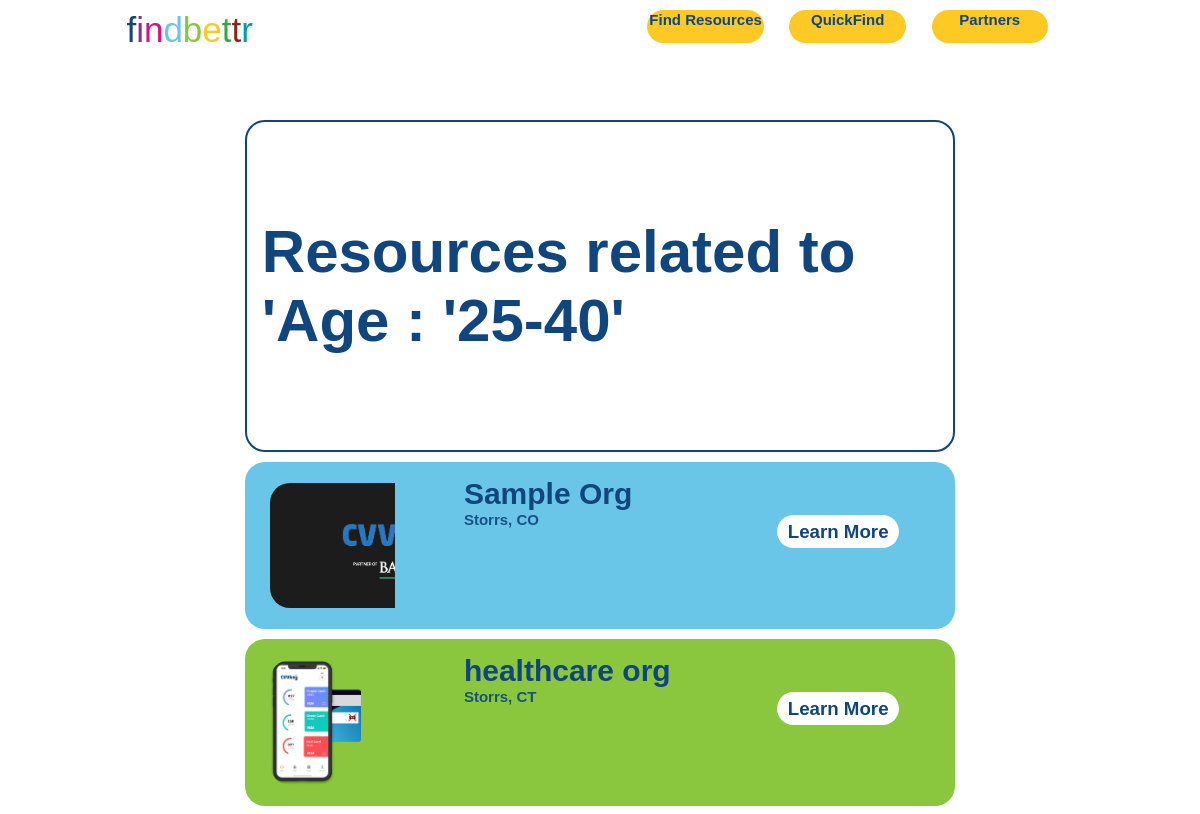
The app's page /results/Age/25-40, older data.
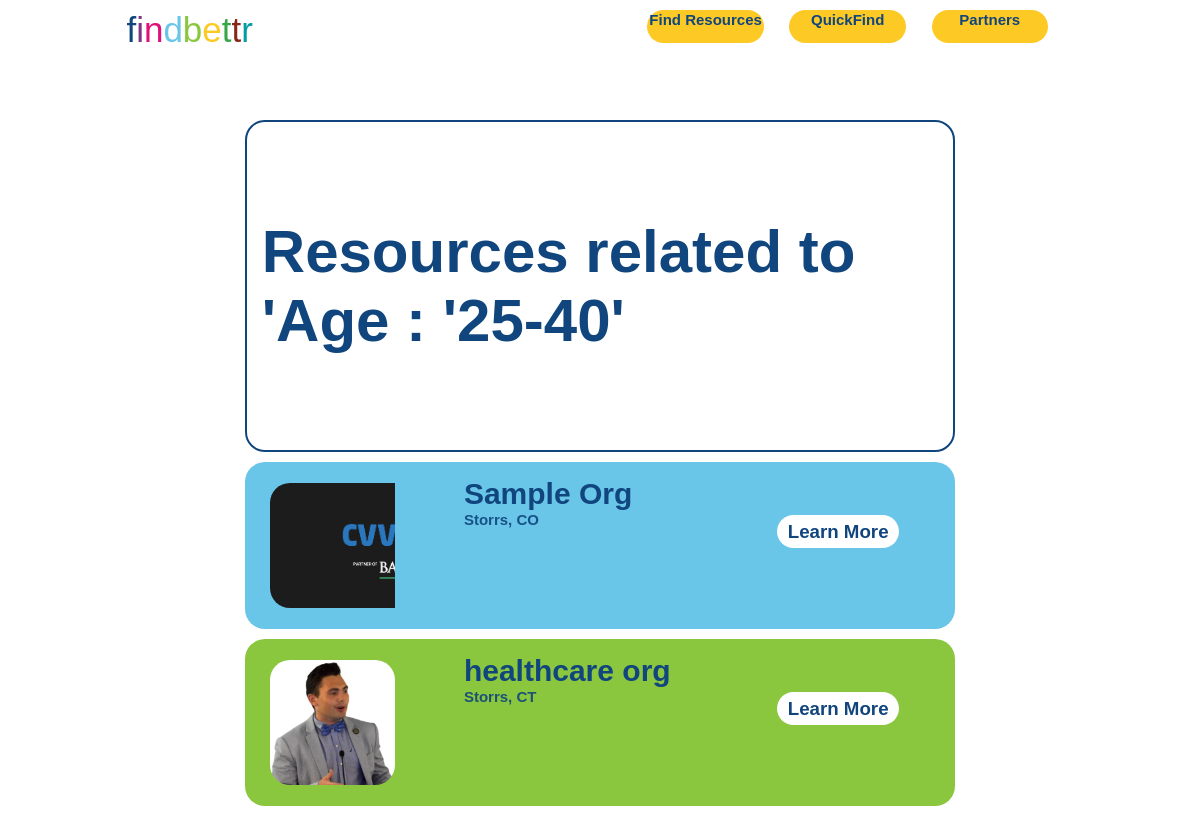
The same page, newer data.
### core/models.py (models this page shows, shortened)
class Organization(models.Model):
	name = models.CharField(max_length=200)
	street = models.CharField(max_length=300)
	city=models.CharField(max_length=100)
	state= models.CharField(blank=True, max_length=2, choices=STATE_CHOICES)
	zipcode = models.CharField(max_length=5)
	description = models.CharField(max_length=1000)
	tags=models.ManyToManyField(Tag)
	overall_tags = models.ManyToManyField(Arching_Tag)
	website=models.URLField(max_length=500)
	phone_number=models.CharField(max_length=12)
	email = models.EmailField(max_length=254)
	org_image = models.ImageField(upload_to=get_image_path, blank=True, null=True)
	contact_name = models.CharField(max_length=125)
	contact_phone_number=models.CharField(max_length=12)
	contact_email = models.EmailField(max_length=254)
	contact_image = models.ImageField(upload_to=get_image_path, blank=True, null=True)

### core/views.py (the view)
# urls.py: path("results/<str:semi_name>/<str:tag_name>", views.results_tagspecific, name="results tagspecific"),
def results_tagspecific(request, tag_name,semi_name):
	template=loader.get_template('core/results.html')
	context={
		'org_list': [[org] for org in Organization.objects.filter(tags__name=tag_name)],
		'tag':tag_name,
		'seminame':semi_name
	}
	return HttpResponse(template.render(context, request))

### core/templates/core/results.html (shortened to what this page needs)
<!DOCTYPE html>
<html>
<head>
{% load static %}
<link rel="stylesheet" href="{% static 'core/main.css' %}">
</head>
<body class="results">
<div class="navbar">
	<div class="logo">
		<a href="../.." style="text-decoration: none"><p style="margin:0px"><span style="color:#10457d">f</span><span style="color:#7f3583">i</span><span style="color:#df1078">n</span><span style="color:#69c6e8">d</span><span style="color:#8bc73e">b</span><span style="color:#fdc924">e</span><span style="color:#37a649">t</span><span style="color:#862818">t</span><span style="color:#009ea1">r</span></p></a>
	</div>
		<a href="../../aboutme" class="navtab" style="grid-column:3">Find Resources</a>
		<a href="../../quickfind" class="navtab" style="grid-column:4">QuickFind</a>
		<a href="../../forpartners" class="navtab" style="grid-column:5">Partners</a>
</div>
<div class = "wrapper">
<div class="div-title">
{% if tag %}
<h4 class="result-title">Resources related to {% if seminame %}'{{ seminame }} : {% endif %} {% if tag %} '{{ tag }}' {% endif %}</h4>
{% endif %}
</div>
{% for org in org_list %}
<div class="org-box">
	<div class="image-box">
		<img class = "org-image" src="../../{{ org.0.org_image }}">
	</div>
	<div class="info-box">
		<h5 class="org-title">{{ org.0.name }}</h5><br>
		<h5 class="org-detail">{{ org.0.city }}, {{org.0.state}}</h5>
	</div>
	<a class="cta-button" href="../../organization/{{ org.0.name}}">
		<h3 style="margin:5%">Learn More</h3>
	</a>
</div>
{% endfor %}
</div>
</body>
</html>

Row changes from the older to the newer data that the page shows:
changed Organization "healthcare org": org_image: a different picture
